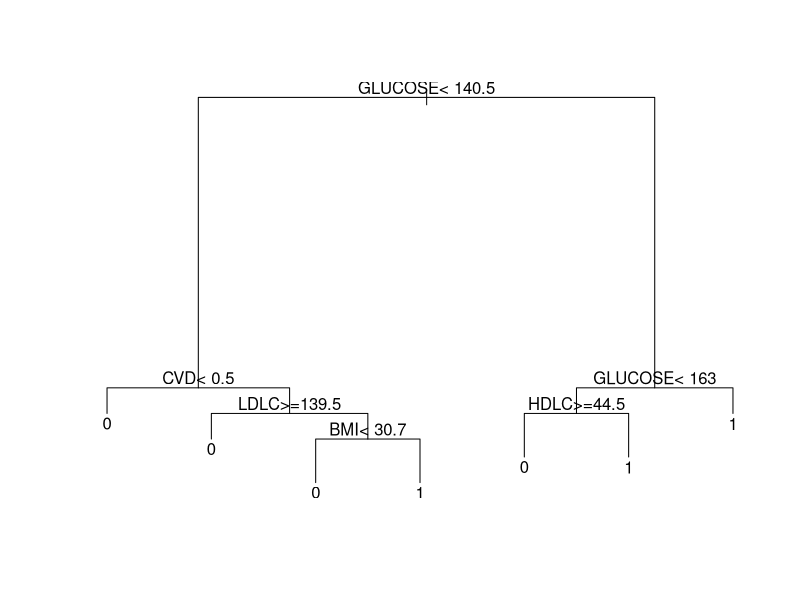
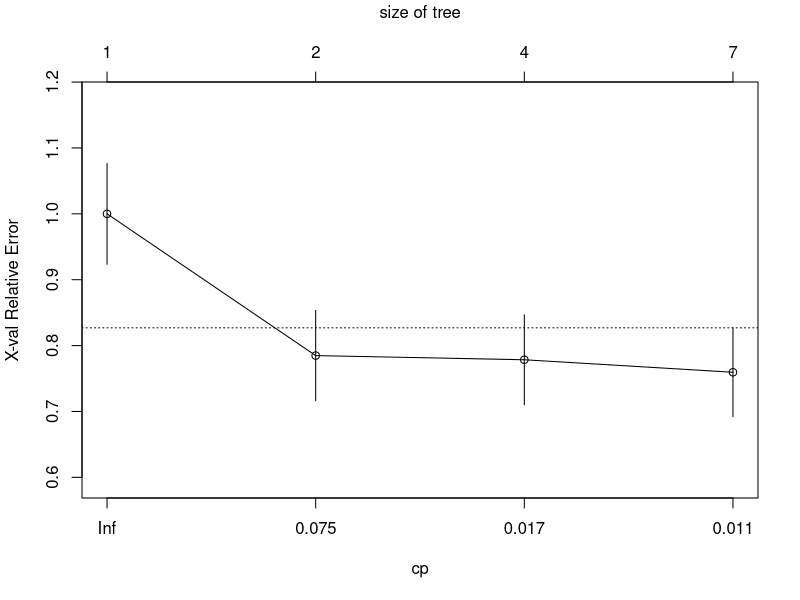
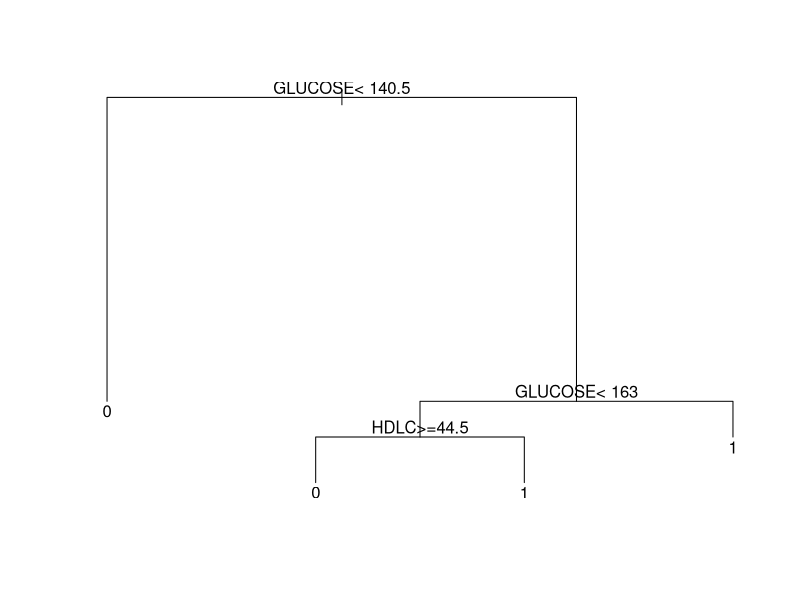
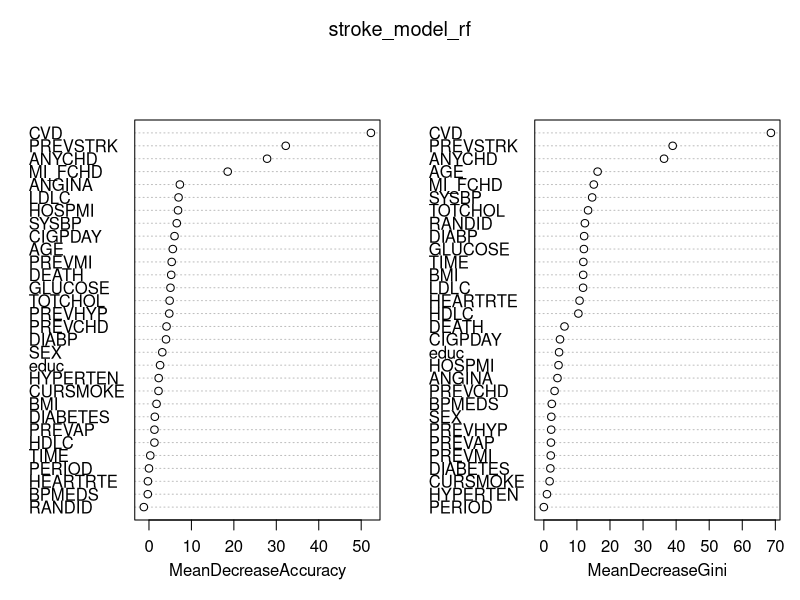

The R script that drew these images, in order: (Note: this script raises an error after producing the figures.)
## ---- chunk 1
knitr::opts_chunk$set(echo = TRUE)
library(ggplot2) # a popular plotting library
library(readxl) # a utility for reading excel files
## ---- chunk 2
fram = readxl::read_excel("frmgham2.xls")
# identify rows missing any values
missing_vals = apply(fram, MARGIN = 1, function(x){return(any(is.na(x)))}) 
# extract rows without missing values and non-time columns
fram = fram[!missing_vals,1:31] 
# ensure output variable to be categorical
fram$DIABETES = as.factor(fram$DIABETES) 
## ---- chunk 3
library(rpart) # load rpart
# generate a classification model
diab_model = rpart(DIABETES ~ ., data = fram, method = "class") 
## ---- chunk 4
summary(diab_model)
## ---- chunk 5
print(diab_model)
## ---- chunk 6
plot(diab_model) # generate plot
text(diab_model) # include text annotation
## ---- chunk 7
# predict diabetes outcome using the model we built
pred_diab = predict(diab_model, fram, type = "class")
# resutbstitution error = fraction of predictions that are not equal
resub_error = mean(pred_diab != fram$DIABETES)
resub_error
## ---- chunk 8
diab_model[["cptable"]]
## ---- chunk 9
# specify cross-validation fold to be 5
control_args = rpart.control(xval = 5)
diab_model_k_5 = rpart(DIABETES ~ ., data = fram, method = "class", 
                       control = control_args)
## ---- chunk 10
K = 10 # define the number of folds
errors = c() # create a variable to store error values in
folds = rep_len(1:K, nrow(fram)) # generate a vector matching samples to a fold
# permute the original vector to retain equal counts but randomize the order
folds = sample(folds, nrow(fram), replace = FALSE) 
for(k in 1:K){ # for each fold
  # build the model using the subset of data outside of the fold
  model = rpart(DIABETES ~ ., data = fram[folds != k,], method = "class") 
  # predict the output for the fold
  prediction = predict(model, fram[folds == k, ], type = "class") 
  # calcuate the error
  errors = c(errors, mean(prediction != fram$DIABETES[folds == k]))
}
mean(errors) # average error across all folds
## ---- chunk 11
plotcp(diab_model, upper = "size");
## ---- chunk 12
pruned_diab_model = prune(diab_model, cp = 0.017)
## ---- chunk 13
plot(pruned_diab_model)
text(pruned_diab_model)
## ---- chunk 14
pred_diab_pruned = predict(pruned_diab_model, fram, type = "class")
confusion_mat = matrix(c(
  sum(pred_diab_pruned == fram$DIABETES & pred_diab_pruned == 1), # true positive
  sum(pred_diab_pruned != fram$DIABETES & pred_diab_pruned == 1), # false positive
  sum(pred_diab_pruned != fram$DIABETES & pred_diab_pruned == 0), # false negative
  sum(pred_diab_pruned == fram$DIABETES & pred_diab_pruned == 0) # true negative 
  ), nrow = 2)
confusion_mat
## ---- chunk 15
confusion_mat = matrix(c(
  sum(pred_diab == fram$DIABETES & pred_diab == 1), # true positive
  sum(pred_diab != fram$DIABETES & pred_diab == 1), # false positive
  sum(pred_diab != fram$DIABETES & pred_diab == 0), # false negative
  sum(pred_diab == fram$DIABETES & pred_diab == 0) # true negative
  ), nrow = 2)
confusion_mat
## ---- chunk 16
library(randomForest)
## ---- chunk 17
fram$STROKE = as.factor(fram$STROKE)
stroke_model_rf = randomForest(STROKE ~ ., data = fram, importance = TRUE)
## ---- chunk 18
print(stroke_model_rf)
## ---- chunk 19
stroke_model_rf$err.rate[500, "OOB"]
## ---- chunk 20
pred_stroke = predict(stroke_model_rf, fram)
# fraction of predictions that are not equal to true label
resub_error = mean(pred_stroke != fram$STROKE) 
resub_error
## ---- chunk 21
stroke_imp = as.data.frame(importance(stroke_model_rf))
stroke_imp[order(stroke_imp$MeanDecreaseGini, decreasing=TRUE), ]
## ---- chunk 22
varImpPlot(stroke_model_rf)
## ---- chunk 23
stroke_model_rf_500 = grow(stroke_model_rf, 500)
## ---- chunk 24
pred_stroke_500 = predict(stroke_model_rf_500, fram, type = "class")
confusion_mat = matrix(c(
  sum(pred_stroke_500 == fram$STROKE & pred_stroke_500 == 1), # true positive
  sum(pred_stroke_500 != fram$STROKE & pred_stroke_500 == 1), # false positive 
  sum(pred_stroke_500 != fram$STROKE & pred_stroke_500 == 0), # false negative 
  sum(pred_stroke_500 == fram$STROKE & pred_stroke_500 == 0) # true negative
  ), nrow = 2)
confusion_mat
